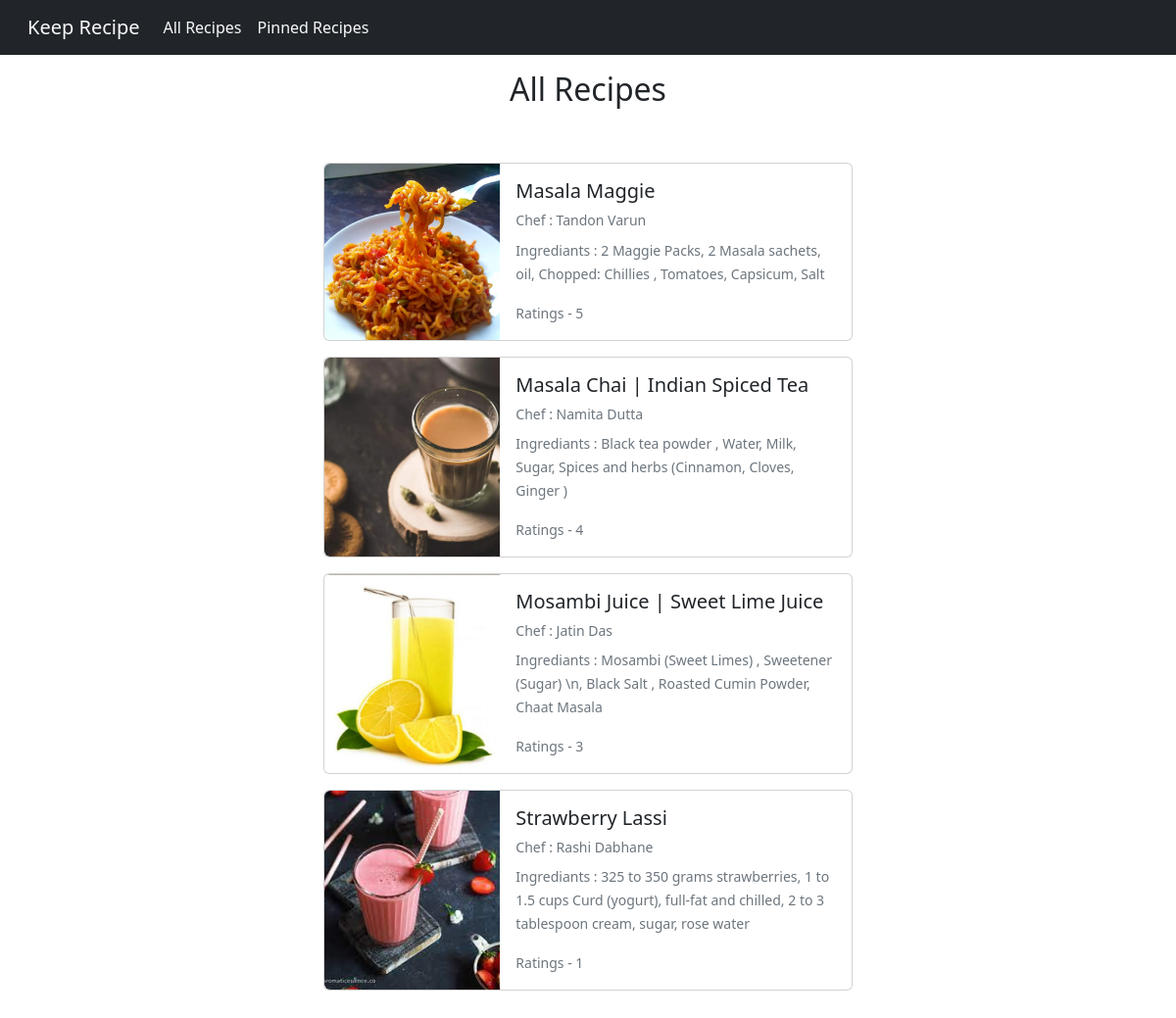
The page /all-recipes on the database its author committed.
### recipes/models.py (models this page shows, shortened)
class Recipe(models.Model):
    title = models.CharField(max_length=50 )
    ingrediants = models.TextField(max_length=150)
    rating = models.IntegerField(
        validators=[MinValueValidator(1),MaxValueValidator(5)],default=1
    )
    process = models.TextField(max_length=450 )
    chef = models.CharField(max_length=40)
    food_image = models.ImageField(upload_to="images")
    slug = models.SlugField(unique=True,db_index=True)
    post_date = models.DateField(auto_now=True)
    tags = models.ManyToManyField(Tags)

### recipes/views.py (the view)
# urls.py: path("all-recipes",views.AllRecipeList.as_view(), name="all-recipes"),
class AllRecipeList(ListView):
    template_name = "recipes/all-recipes.html"
    model = Recipe
    ordering = ["-rating"]
    context_object_name = "recipes"

### recipes/templates/recipes/all-recipes.html (shortened to what this page needs)
{% extends 'recipes/base.html' %}
{% load static %}
{% block content %}
<div class="container py-3">
    <h2 class="text-center">All Recipes</h2>
    <div class="row py-5">
        <div class="col-sm-2"></div>
        <div class="col-sm-8 ">
            {% for recipe in recipes %}
            <div class="card mb-3 mx-auto" style="max-width: 540px;">
                <div class="row g-0">
                    <div class="col-md-4">
                        <a class="text-dark" href="{% url "recipe-details" recipe.slug %}"><img src={{recipe.food_image.url}} class="h-100 img-fluid rounded-start" style = "object-fit:cover" alt="Food Image"/></a>
                    </div>
                    <div class="col-md-8">
                            <div class="card-body">
                            <h5 class="card-title"><a class="text-dark" href="{% url "recipe-details" recipe.slug %}">{{recipe.title}}</a></h5>
                            <h6 class="card-title"><small class="text-muted">Chef : {{recipe.chef.title}}</small></h6>
                            <p class="card-text"><small class="text-muted">Ingrediants : {{recipe.ingrediants}}</small></p>
                            <p class="card-text"><small class="text-muted">Ratings - {{recipe.rating}}</small></p>
                        </div>
                    </div>
                </div>
            </div>
            {% endfor %}
        </div>
        <div class="col-sm-2"></div>
    </div>
</div>
{% endblock  %}

### recipes/templates/recipes/base.html (shortened to what this page needs)
{% load static %}
<!DOCTYPE html>
<html lang="en">
<head>
    <link rel="stylesheet" href="{% static 'recipes/bootstrap.min.css' %}">
    <link rel="stylesheet" href="{% static 'recipes/style.css' %}">
</head>
<body>
    <div class="container-fluid mx-0 px-0">
        <nav class="navbar navbar-expand-lg navbar-light bg-dark px-3">
            <div class="container-fluid">
              <a class="navbar-brand text-light" href="{% url "index-page" %}">Keep Recipe</a>
              <div class="collapse navbar-collapse" id="navbarNav">
                <ul class="navbar-nav">
                  <li class="nav-item">
                    <a class="nav-link text-light" href="{% url 'all-recipes' %}">All Recipes</a>
                  </li>
                  <li class="nav-item">
                    <a class="nav-link text-light" href="{% url 'pinned-recipes' %}">Pinned Recipes</a>
                  </li>
                </ul>
              </div>
            </div>
        </nav>
    </div>
    {% block content %}{% endblock  %}
</body>
</html>

### recipes/static/recipes/style.css (style rules this page uses)
a { text-decoration: none !important; }

### rows shown on the page
Recipe: food_image (picture), title "Masala Maggie", chef "Tandon Varun", ingrediants "2 Maggie Packs, 2 Masala sachets, oil, Chopped: Chillies , Tomatoes, Capsicum, Salt", rating "5"
Recipe: food_image (picture), title "Masala Chai | Indian Spiced Tea", chef "Namita Dutta", ingrediants "Black tea powder , Water, Milk, Sugar, Spices and herbs (Cinnamon, Cloves, Ginger )", rating "4"
Recipe: food_image (picture), title "Mosambi Juice | Sweet Lime Juice", chef "Jatin Das", ingrediants "Mosambi (Sweet Limes) , Sweetener (Sugar) \\n, Black Salt , Roasted Cumin Powder, Chaat Masala", rating "3"
Recipe: food_image (picture), title "Strawberry Lassi", chef "Rashi Dabhane", ingrediants "325 to 350 grams strawberries, 1 to 1.5 cups Curd (yogurt), full-fat and chilled, 2 to 3 tablespoon cream, sugar, rose water", rating "1"
